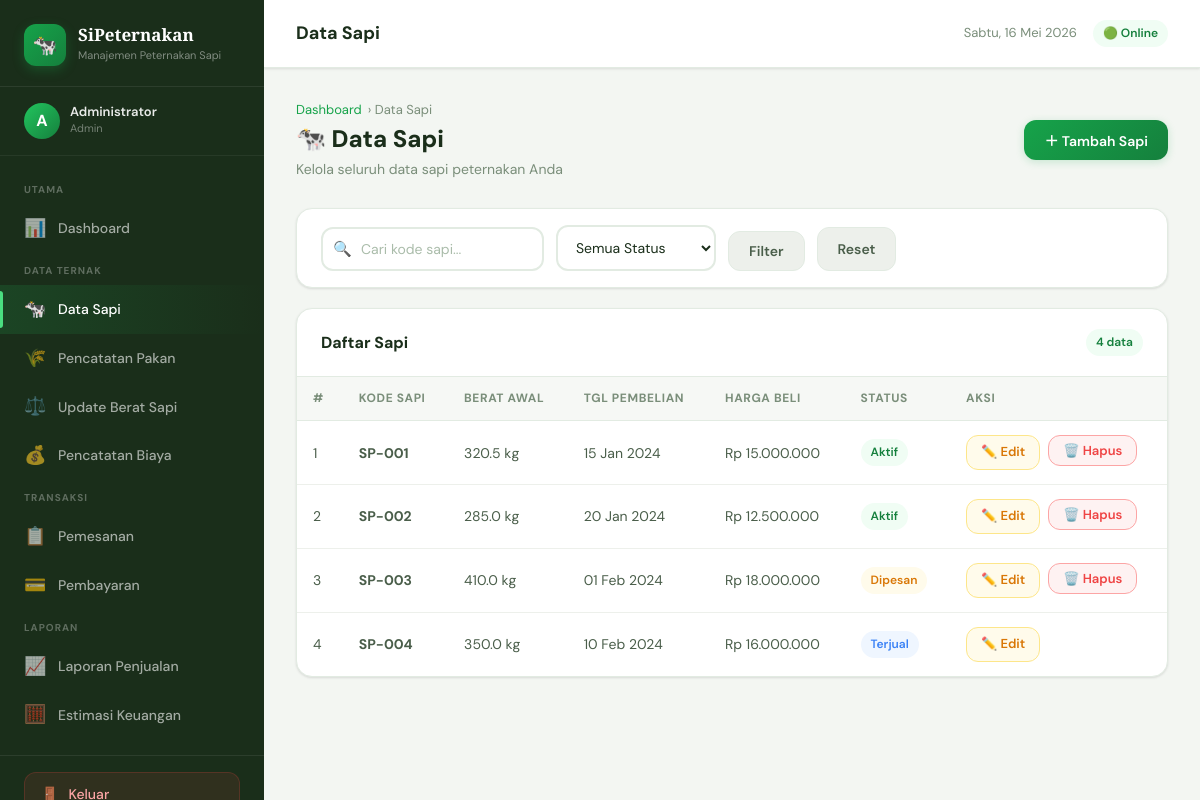
Page /index.php?page=data_sapi&aksi=detail&id=1 (signed in) on the committed database.
### tables this page shows
CREATE TABLE IF NOT EXISTS `sapi` (
  `id` INT AUTO_INCREMENT PRIMARY KEY,
  `kode_sapi` VARCHAR(20) NOT NULL UNIQUE,
  `berat_awal` FLOAT NOT NULL,
  `tanggal_pembelian` DATE NOT NULL,
  `harga_beli` BIGINT NOT NULL,
  `status` ENUM('aktif','dipesan','terjual') DEFAULT 'aktif',
  `created_at` TIMESTAMP DEFAULT CURRENT_TIMESTAMP,
  `updated_at` TIMESTAMP DEFAULT CURRENT_TIMESTAMP ON UPDATE CURRENT_TIMESTAMP
);

### koneksi/koneksi.php (called while the page is built, shortened)
<?php
function formatRupiah($angka) {
    return 'Rp ' . number_format($angka, 0, ',', '.');
}
function sanitize($koneksi, $data) {
    return $koneksi->real_escape_string(htmlspecialchars(trim($data)));
}
?>

### page/data_sapi/index.php (the view, shortened to what this page needs)
<?php
$search = sanitize($koneksi, $_GET['q'] ?? '');
$where = "WHERE 1=1";
$sapi_list = $koneksi->query("SELECT * FROM sapi $where ORDER BY created_at DESC");
?>
<div class="page-header">
    <div class="page-header-left">
        <div class="breadcrumb"><a href="index.php">Dashboard</a> › Data Sapi</div>
        <h1>🐄 Data Sapi</h1>
        <p>Kelola seluruh data sapi peternakan Anda</p>
    </div>
    <button class="btn btn-primary" onclick="openModal('modalTambah')">＋ Tambah Sapi</button>
</div>
<div class="card" style="margin-bottom:20px">
    <div class="card-body" style="padding:16px 24px">
        <form method="GET" action="index.php" style="display:flex;gap:12px;flex-wrap:wrap;align-items:flex-end">
            <div class="search-bar">
                <span class="search-icon">🔍</span>
                <input type="text" name="q" class="form-control" placeholder="Cari kode sapi..." value="<?= htmlspecialchars($search) ?>" style="padding-left:38px;min-width:220px">
            </div>
            <select name="status" class="form-control" style="width:160px">
                <option value="">Semua Status</option>
            </select>
            <button type="submit" class="btn btn-secondary">Filter</button>
            <a href="index.php?page=data_sapi" class="btn btn-secondary">Reset</a>
        </form>
    </div>
</div>
<div class="card">
    <div class="card-header">
        <div class="card-title">Daftar Sapi</div>
        <span class="badge badge-green"><?= $sapi_list->num_rows ?> data</span>
    </div>
    <div class="table-responsive">
        <table class="data-table">
            <thead>
                <tr>
                    <th>#</th>
                    <th>Kode Sapi</th>
                    <th>Berat Awal</th>
                    <th>Tgl Pembelian</th>
                    <th>Harga Beli</th>
                    <th>Status</th>
                    <th>Aksi</th>
                </tr>
            </thead>
            <tbody>
                <?php if ($sapi_list && $sapi_list->num_rows > 0):
                    $no = 1;
                    while ($s = $sapi_list->fetch_assoc()): ?>
                <tr>
                    <td class="text-muted"><?= $no++ ?></td>
                    <td><strong><?= htmlspecialchars($s['kode_sapi']) ?></strong></td>
                    <td><?= number_format($s['berat_awal'], 1) ?> kg</td>
                    <td><?= date('d M Y', strtotime($s['tanggal_pembelian'])) ?></td>
                    <td><?= formatRupiah($s['harga_beli']) ?></td>
                    <td>
                        <?php $badges=['aktif'=>'badge-green','dipesan'=>'badge-amber','terjual'=>'badge-blue']; ?>
                        <span class="badge <?= $badges[$s['status']] ?? 'badge-gray' ?>">
                            <?= ucfirst($s['status']) ?>
                        </span>
                    </td>
                    <td>
                        <div class="d-flex gap-2">
                            <a href="index.php?page=data_sapi&aksi=edit&id=<?= $s['id'] ?>" class="btn btn-warning btn-sm">✏️ Edit</a>
                            <?php if ($s['status'] !== 'terjual'): ?>
                            <form method="POST" style="display:inline" onsubmit="return confirm('Hapus sapi <?= htmlspecialchars($s['kode_sapi']) ?>?')">
                                <button type="submit" class="btn btn-danger btn-sm">🗑️ Hapus</button>
                            </form>
                            <?php endif; ?>
                        </div>
                    </td>
                </tr>
                <?php endwhile; endif; ?>
            </tbody>
        </table>
    </div>
</div>

### rows in the picture
sapi: kode_sapi "SP-001", berat_awal "320.5", tanggal_pembelian "15 Jan 2024", harga_beli "Rp 15.000.000", status "Aktif"
sapi: kode_sapi "SP-002", berat_awal "285.0", tanggal_pembelian "20 Jan 2024", harga_beli "Rp 12.500.000", status "Aktif"
sapi: kode_sapi "SP-003", berat_awal "410.0", tanggal_pembelian "01 Feb 2024", harga_beli "Rp 18.000.000", status "Dipesan"
sapi: kode_sapi "SP-004", berat_awal "350.0", tanggal_pembelian "10 Feb 2024", harga_beli "Rp 16.000.000", status "Terjual"

### other values in the picture
substr($_SESSION['nama'] ?? 'A', 0, 1) "A"
$_SESSION['nama'] "Administrator"
$_SESSION['role'] "Admin"
$pageTitle "Data Sapi"
$sapi_list->num_rows "4"
